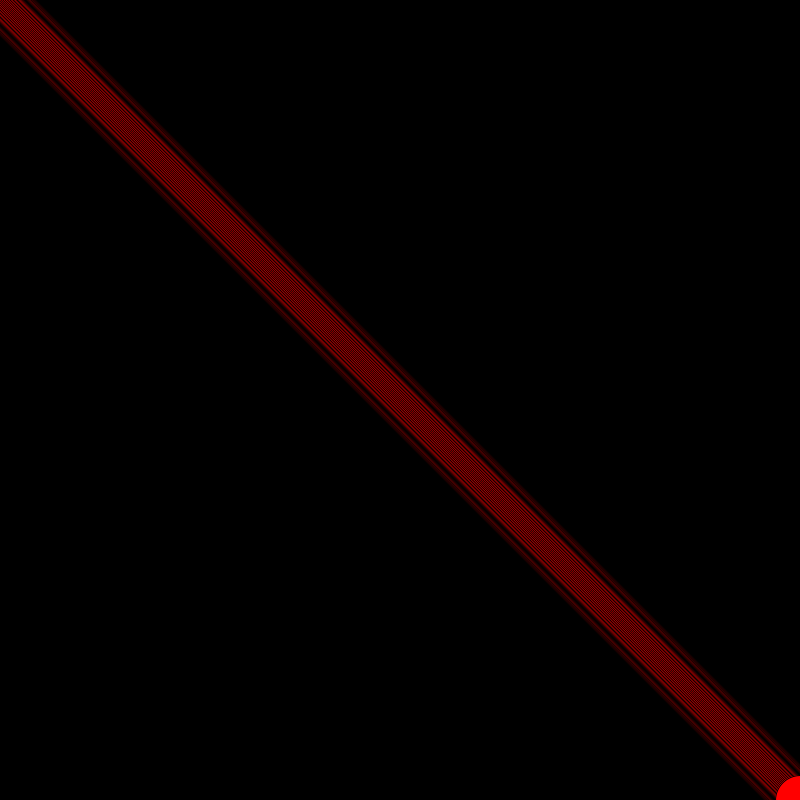
Frame 1 (no input)
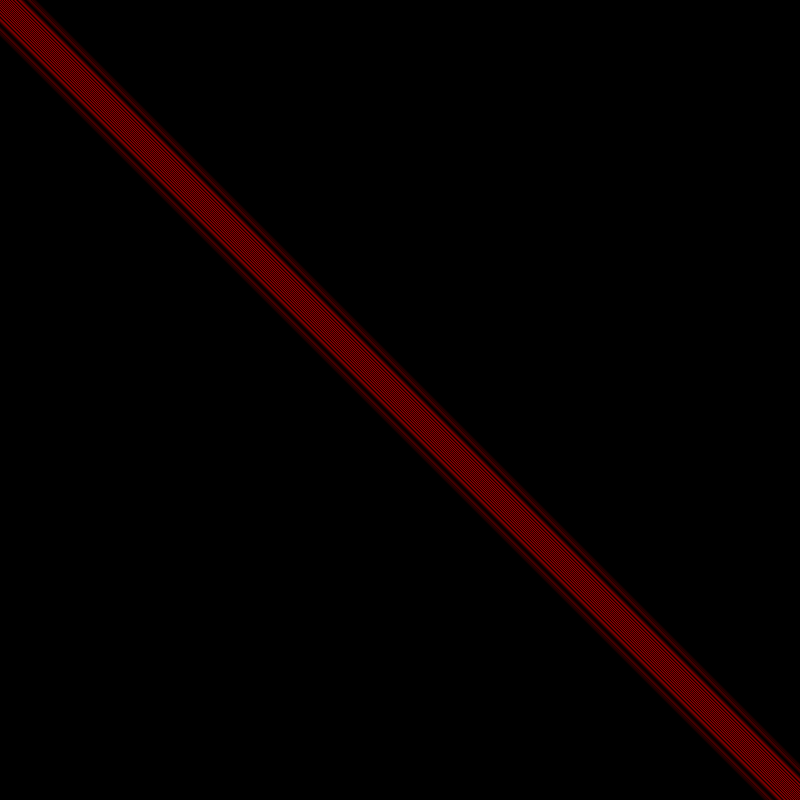
Frame 60 (the mouse pressed at the canvas centre just before this capture)
Frame 120 (the mouse held since frame 60 and released just before this capture): identical to frame 60, image omitted

The Processing sketch that drew these frames (run headless with seeded random() and noise(); from frame 60 on, the mouse is pressed at the canvas centre):

// Processing sketch: magic_worms
// ── magic_worms.pde
float x=0;
float y=0;
int width = 50;
int height = 50;
void setup(){
size(800,800);
background(0,0,0);
}

void draw(){
fill(255,0,0);

for(int z =0; z<801;z++){
ellipse(x, y, width, height);
x++;
y++;

}
}
